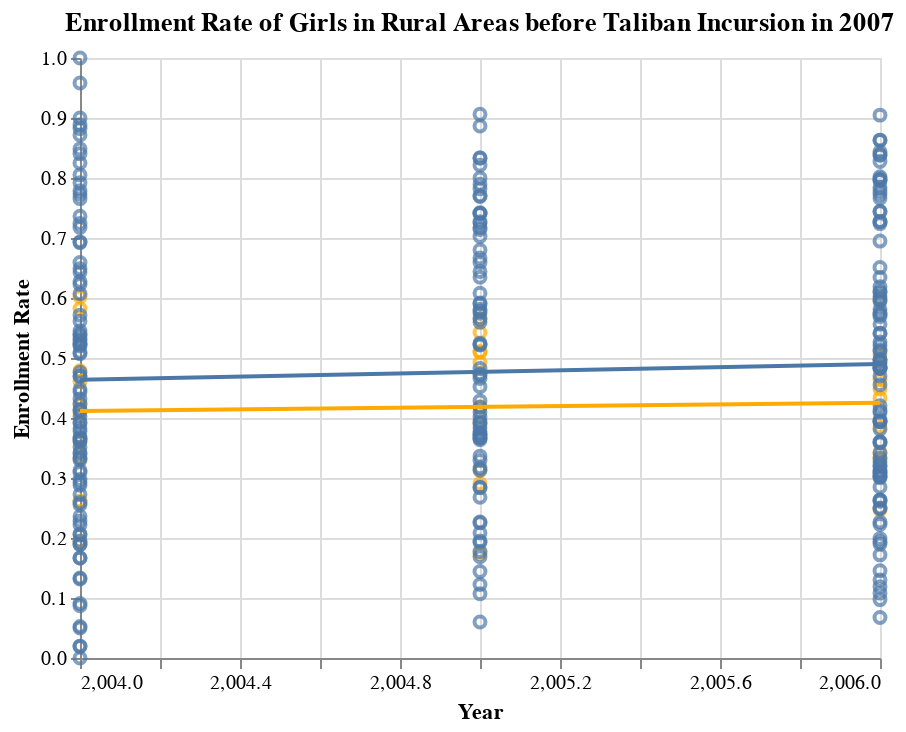

Here is the notebook cell this chart was saved with:
### Code cell
base = (
    alt.Chart(Y_t1_pre, title="Enrollment Rate of Girls in Rural Areas before Taliban Incursion in 2007")
    .mark_point()
    .encode(
        alt.X("year", scale=alt.Scale(zero=False)),
        alt.Y("rate_enrollment", scale=alt.Scale(zero=False)),
        color=alt.value("#FFAA00"),
    )
)

base2 = (
    alt.Chart(Y_t0_pre)
    .mark_point()
    .encode(
        alt.X("year", scale=alt.Scale(zero=False), title='Year'),
        alt.Y("rate_enrollment", scale=alt.Scale(zero=False), title='Enrollment Rate'),
    )
)

# base3 = (
#     alt.Chart(Y_t0_post)
#     .mark_point()
#     .encode(
#         alt.X("year", scale=alt.Scale(zero=False)),
#         alt.Y("rate_enrollment", scale=alt.Scale(zero=False)),
#     )
# )

# base4 = (
#     alt.Chart(Y_t1_post)
#     .mark_point()
#     .encode(
#         alt.X("year", scale=alt.Scale(zero=False)),
#         alt.Y("rate_enrollment", scale=alt.Scale(zero=False)),
#         color=alt.value("#FFAA00"),
#     )
# )
# Adding linear regression to observe trend
(
    base
    + base2
    # + base3
    # + base4
    + base.transform_regression("year", "rate_enrollment").mark_line()
    + base2.transform_regression("year", "rate_enrollment").mark_line()
    # + base3.transform_regression("year", "rate_enrollment").mark_line()
    # + base4.transform_regression("year", "rate_enrollment").mark_line()
)

### Figure 1 — Vega-Lite specification as saved in the notebook (floating-point values rounded to 4 significant figures; data arrays with more than 128 entries replaced by an {"elided": "..."} marker saying what was removed)
{"config": {"view": {"continuousWidth": 400, "continuousHeight": 300}}, "layer": [{"data": {"name": "data-7509e0c5c542a0d79b22a563a0bb1cbe"}, "mark": "point", "encoding": {"color": {"value": "#FFAA00"}, "x": {"type": "quantitative", "field": "year", "scale": {"zero": false}}, "y": {"type": "quantitative", "field": "rate_enrollment", "scale": {"zero": false}}}, "title": "Enrollment Rate of Girls in Rural Areas before Taliban Incursion in 2007"}, {"data": {"name": "data-68921159b5aaabb9b4487182f5b364be"}, "mark": "point", "encoding": {"x": {"type": "quantitative", "field": "year", "scale": {"zero": false}, "title": "Year"}, "y": {"type": "quantitative", "field": "rate_enrollment", "scale": {"zero": false}, "title": "Enrollment Rate"}}}, {"data": {"name": "data-7509e0c5c542a0d79b22a563a0bb1cbe"}, "mark": "line", "encoding": {"color": {"value": "#FFAA00"}, "x": {"type": "quantitative", "field": "year", "scale": {"zero": false}}, "y": {"type": "quantitative", "field": "rate_enrollment", "scale": {"zero": false}}}, "title": "Enrollment Rate of Girls in Rural Areas before Taliban Incursion in 2007", "transform": [{"on": "year", "regression": "rate_enrollment"}]}, {"data": {"name": "data-68921159b5aaabb9b4487182f5b364be"}, "mark": "line", "encoding": {"x": {"type": "quantitative", "field": "year", "scale": {"zero": false}, "title": "Year"}, "y": {"type": "quantitative", "field": "rate_enrollment", "scale": {"zero": false}, "title": "Enrollment Rate"}}, "transform": [{"on": "year", "regression": "rate_enrollment"}]}], "$schema": "https://vega.github.io/schema/vega-lite/v4.8.1.json", "datasets": {"data-7509e0c5c542a0d79b22a563a0bb1cbe": [{"Unnamed: 0": 207, "sex": "female", "subprovince": "Bannu", "region": "rural", "sample_population": 90, "enrolled_total": 38.0, "rate_enrollment": 0.4222, "year": 2004, "post_2009": 0.0, "Treated": 1}, {"Unnamed: 0": 221, "sex": "female", "subprovince": "Charsadda", "region": "rural", "sample_population": 89, "enrolled_total": 32.0, "rate_enrollment": 0.3596, "year": 2004, "post_2009": 0.0, "Treated": 1}, {"Unnamed: 0": 283, "sex": "female", "subprovince": "Kohat", "region": "rural", "sample_population": 49, "enrolled_total": 20.0, "rate_enrollment": 0.4082, "year": 2004, "post_2009": 0.0, "Treated": 1}, {"Unnamed: 0": 289, "sex": "female", "subprovince": "Lakki Marwat", "region": "rural", "sample_population": 67, "enrolled_total": 13.0, "rate_enrollment": 0.194, "year": 2004, "post_2009": 0.0, "Treated": 1}, {"Unnamed: 0": 301, "sex": "female", "subprovince": "Lower Dir", "region": "rural", "sample_population": 79, "enrolled_total": 46.0, "rate_enrollment": 0.5823, "year": 2004, "post_2009": 0.0, "Treated": 1}, {"Unnamed: 0": 311, "sex": "female", "subprovince": "Mardan", "region": "rural", "sample_population": 88, "enrolled_total": 53.0, "rate_enrollment": 0.6023, "year": 2004, "post_2009": 0.0, "Treated": 1}, {"Unnamed: 0": 341, "sex": "female", "subprovince": "Peshawar", "region": "rural", "sample_population": 115, "enrolled_total": 53.0, "rate_enrollment": 0.4609, "year": 2004, "post_2009": 0.0, "Treated": 1}, {"Unnamed: 0": 373, "sex": "female", "subprovince": "Swat", "region": "rural", "sample_population": 71, "enrolled_total": 34.0, "rate_enrollment": 0.4789, "year": 2004, "post_2009": 0.0, "Treated": 1}, {"Unnamed: 0": 377, "sex": "female", "subprovince": "Tank", "region": "rural", "sample_population": 36, "enrolled_total": 12.0, "rate_enrollment": 0.3333, "year": 2004, "post_2009": 0.0, "Treated": 1}, {"Unnamed: 0": 383, "sex": "female", "subprovince": "Upper Dir", "region": "rural", "sample_population": 42, "enrolled_total": 11.0, "rate_enrollment": 0.2619, "year": 2004, "post_2009": 0.0, "Treated": 1}, {"Unnamed: 0": 174, "sex": "female", "subprovince": "Bannu", "region": "rural", "sample_population": 148, "enrolled_total": 43.0, "rate_enrollment": 0.2905, "year": 2005, "post_2009": 0.0, "Treated": 1}, {"Unnamed: 0": 184, "sex": "female", "subprovince": "Charsadda", "region": "rural", "sample_population": 59, "enrolled_total": 23.0, "rate_enrollment": 0.3898, "year": 2005, "post_2009": 0.0, "Treated": 1}, {"Unnamed: 0": 234, "sex": "female", "subprovince": "Kohat", "region": "rural", "sample_population": 53, "enrolled_total": 30.0, "rate_enrollment": 0.566, "year": 2005, "post_2009": 0.0, "Treated": 1}, {"Unnamed: 0": 240, "sex": "female", "subprovince": "Lakki Marwat", "region": "rural", "sample_population": 67, "enrolled_total": 33.0, "rate_enrollment": 0.4925, "year": 2005, "post_2009": 0.0, "Treated": 1}, {"Unnamed: 0": 248, "sex": "female", "subprovince": "Lower Dir", "region": "rural", "sample_population": 59, "enrolled_total": 32.0, "rate_enrollment": 0.5424, "year": 2005, "post_2009": 0.0, "Treated": 1}, {"Unnamed: 0": 258, "sex": "female", "subprovince": "Mardan", "region": "rural", "sample_population": 110, "enrolled_total": 56.0, "rate_enrollment": 0.5091, "year": 2005, "post_2009": 0.0, "Treated": 1}, {"Unnamed: 0": 282, "sex": "female", "subprovince": "Peshawar", "region": "rural", "sample_population": 117, "enrolled_total": 49.0, "rate_enrollment": 0.4188, "year": 2005, "post_2009": 0.0, "Treated": 1}, {"Unnamed: 0": 312, "sex": "female", "subprovince": "Swat", "region": "rural", "sample_population": 137, "enrolled_total": 70.0, "rate_enrollment": 0.5109, "year": 2005, "post_2009": 0.0, "Treated": 1}, {"Unnamed: 0": 316, "sex": "female", "subprovince": "Tank", "region": "rural", "sample_population": 46, "enrolled_total": 8.0, "rate_enrollment": 0.1739, "year": 2005, "post_2009": 0.0, "Treated": 1}, {"Unnamed: 0": 322, "sex": "female", "subprovince": "Upper Dir", "region": "rural", "sample_population": 67, "enrolled_total": 21.0, "rate_enrollment": 0.3134, "year": 2005, "post_2009": 0.0, "Treated": 1}, {"Unnamed: 0": 216, "sex": "female", "subprovince": "Bannu", "region": "rural", "sample_population": 316, "enrolled_total": 105.0, "rate_enrollment": 0.3323, "year": 2006, "post_2009": 0.0, "Treated": 1}, {"Unnamed: 0": 234, "sex": "female", "subprovince": "Charsadda", "region": "rural", "sample_population": 302, "enrolled_total": 140.0, "rate_enrollment": 0.4636, "year": 2006, "post_2009": 0.0, "Treated": 1}, {"Unnamed: 0": 296, "sex": "female", "subprovince": "Kohat", "region": "rural", "sample_population": 281, "enrolled_total": 126.0, "rate_enrollment": 0.4484, "year": 2006, "post_2009": 0.0, "Treated": 1}, {"Unnamed: 0": 304, "sex": "female", "subprovince": "Lakki Marwat", "region": "rural", "sample_population": 315, "enrolled_total": 108.0, "rate_enrollment": 0.3429, "year": 2006, "post_2009": 0.0, "Treated": 1}, {"Unnamed: 0": 316, "sex": "female", "subprovince": "Lower Dir", "region": "rural", "sample_population": 504, "enrolled_total": 245.0, "rate_enrollment": 0.4861, "year": 2006, "post_2009": 0.0, "Treated": 1}, {"Unnamed: 0": 324, "sex": "female", "subprovince": "Mardan", "region": "rural", "sample_population": 376, "enrolled_total": 225.0, "rate_enrollment": 0.5984, "year": 2006, "post_2009": 0.0, "Treated": 1}, {"Unnamed: 0": 356, "sex": "female", "subprovince": "Peshawar", "region": "rural", "sample_population": 366, "enrolled_total": 141.0, "rate_enrollment": 0.3852, "year": 2006, "post_2009": 0.0, "Treated": 1}, {"Unnamed: 0": 390, "sex": "female", "subprovince": "Swat", "region": "rural", "sample_population": 394, "enrolled_total": 199.0, "rate_enrollment": 0.5051, "year": 2006, "post_2009": 0.0, "Treated": 1}, {"Unnamed: 0": 394, "sex": "female", "subprovince": "Tank", "region": "rural", "sample_population": 267, "enrolled_total": 66.0, "rate_enrollment": 0.2472, "year": 2006, "post_2009": 0.0, "Treated": 1}, {"Unnamed: 0": 400, "sex": "female", "subprovince": "Upper Dir", "region": "rural", "sample_population": 480, "enrolled_total": 208.0, "rate_enrollment": 0.4333, "year": 2006, "post_2009": 0.0, "Treated": 1}], "data-68921159b5aaabb9b4487182f5b364be": {"elided": "249 records"}}}
